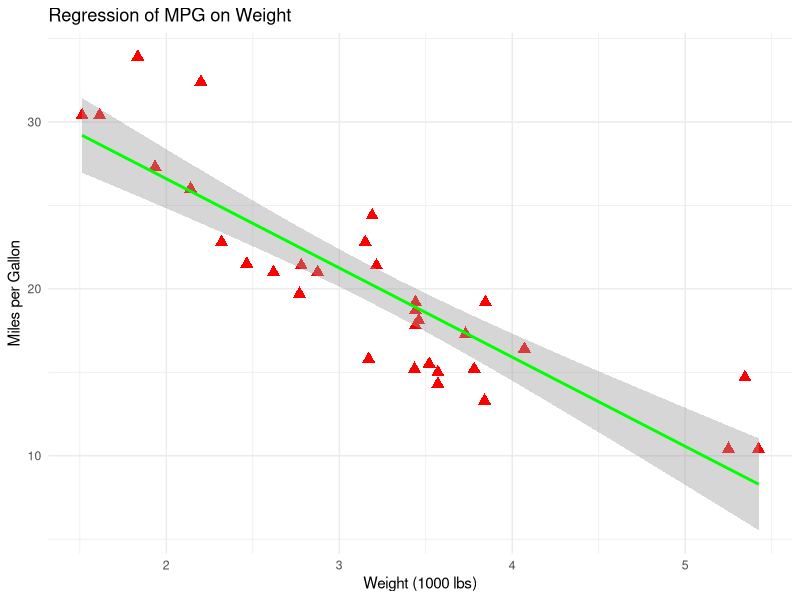

This figure's R source: (Note: this script raises an error after producing the figure.)
## ---- chunk 1
knitr::opts_chunk$set(echo = FALSE)
## ---- chunk 2
#Load packages#
library(tidyverse)
library(ggplot2)
library(readr)
library(knitr)

## ---- chunk 3
#Read in mt cars csv

data("mtcars")

#Display the first 5 lines
head(mtcars)

## ---- chunk 4
# Run simple linear regression
model <- lm(mpg ~ wt, data = mtcars)

# Print summary of the regression model
summary(model)


## ---- chunk 5
#Plot mtcars scatterplot with regression line
ggplot(mtcars, aes(x = wt, y = mpg)) +
  geom_point(color = "red", shape = "triangle", size = 3) +  # Scatter plot
  geom_smooth(method = "lm", color = "green", se = TRUE) +  # Regression line with confidence interval
  labs(title = "Regression of MPG on Weight", x = "Weight (1000 lbs)", y = "Miles per Gallon") +
  theme_minimal()


## ---- chunk 6

# Create a contingency table
table_mtcars <- table(mtcars.viz$Transmission, mtcars.viz$Engine)

# Perform the Chi-Square test
chisq_test <- chisq.test(table_mtcars)

# View results
print(chisq_test)

## ---- chunk 7
summary(table_mtcars)
